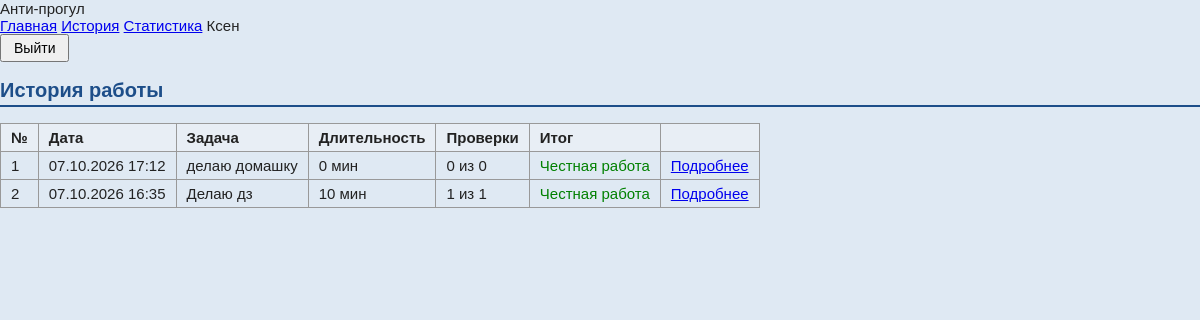
Page /history/ (signed in) on the committed database.
### tracker/models.py (models this page shows, shortened)
class WorkSession(models.Model):
    user = models.ForeignKey(User, on_delete=models.CASCADE, verbose_name='Пользователь')
    task = models.CharField('Чем занимаюсь', max_length=200)
    start_time = models.DateTimeField('Начало', default=timezone.now)
    end_time = models.DateTimeField('Конец', null=True, blank=True)
    is_active = models.BooleanField('Идёт сейчас', default=True)
    class Meta:
        verbose_name = 'Рабочая сессия'
        verbose_name_plural = 'Рабочие сессии'
        ordering = ['-start_time']
    def duration_minutes(self):
        end = self.end_time if self.end_time else timezone.now()
        seconds = (end - self.start_time).total_seconds()
        return int(seconds // 60)
    def passed_checks(self):
        return self.checks.filter(passed=True).count()
    def expected_checks(self):
        return self.duration_minutes() // settings.CHECK_INTERVAL_MINUTES
    def honest_percent(self):
        expected = self.expected_checks()
        if expected == 0:
            return 100
        percent = self.passed_checks() * 100 // expected
        if percent > 100:
            percent = 100
        return percent
    def status(self):
        if self.is_active:
            return 'Идёт'
        percent = self.honest_percent()
        if percent == 100:
            return 'Честная работа'
        elif percent >= 50:
            return 'Есть пропуски'
        else:
            return 'Прогул'

### tracker/views.py (the view)
# urls.py: path('history/', views.history, name='history'),
@login_required
def history(request):
    sessions = WorkSession.objects.filter(user=request.user)
    return render(request, 'tracker/history.html', {'sessions': sessions})

### tracker/templatetags/time_filters.py (called while the page is built)
@register.filter
def hours(minutes):
    minutes = int(minutes)
    h = minutes // 60
    m = minutes % 60
    if h == 0:
        return f'{m} мин'
    return f'{h} ч {m} мин'

### templates/tracker/history.html (shortened to what this page needs)
{% extends 'base.html' %}
{% load time_filters %}
{% block content %}
<div class="card">
    <h2>История работы</h2>
    {% if sessions %}
        <table>
            <tr>
                <th>№</th>
                <th>Дата</th>
                <th>Задача</th>
                <th>Длительность</th>
                <th>Проверки</th>
                <th>Итог</th>
                <th></th>
            </tr>
            {% for s in sessions %}
                <tr>
                    <td>{{ forloop.counter }}</td>
                    <td>{{ s.start_time|date:"d.m.Y H:i" }}</td>
                    <td>{{ s.task|truncatechars:30 }}</td>
                    <td>{{ s.duration_minutes|hours }}</td>
                    <td>{{ s.passed_checks }} из {{ s.expected_checks }}</td>
                    <td>
                        {% if s.status == 'Честная работа' %}
                            <span class="badge green">{{ s.status }}</span>
                        {% elif s.status == 'Прогул' %}
                            <span class="badge red">{{ s.status }}</span>
                        {% else %}
                            <span class="badge yellow">{{ s.status }}</span>
                        {% endif %}
                    </td>
                    <td><a href="{% url 'session_detail' s.id %}">Подробнее</a></td>
                </tr>
            {% endfor %}
        </table>
    {% else %}
        <p>Пока нет ни одной сессии. <a href="{% url 'home' %}">Начните работу!</a></p>
    {% endif %}
</div>
{% endblock %}

### templates/base.html (shortened to what this page needs)
{% load static %}
<!DOCTYPE html>
<html lang="ru">
<head>
    <link rel="stylesheet" href="{% static 'style.css' %}">
</head>
<body>
    <header>
        <div class="logo">Анти-прогул</div>
        {% if user.is_authenticated %}
            <nav>
                <a href="{% url 'home' %}">Главная</a>
                <a href="{% url 'history' %}">История</a>
                <a href="{% url 'stats' %}">Статистика</a>
                <span class="username">{{ user.username }}</span>
                <form action="{% url 'logout' %}" method="post" class="inline">
                    <button type="submit" class="link-btn">Выйти</button>
                </form>
            </nav>
        {% endif %}
    </header>
    <main>
        {% block content %}{% endblock %}
    </main>
</body>
</html>

### static/style.css (style rules this page uses)
body { font-family: Verdana, Arial, sans-serif; font-size: 15px; background-color: #dfe9f3; color: #222; margin: 0; }
h2 { color: #1d4e89; font-size: 20px; border-bottom: 2px solid #1d4e89; padding-bottom: 3px; }
table { border-collapse: collapse; margin: 10px 0; }
td, th { border: 1px solid #999; padding: 5px 10px; text-align: left; }
th { background-color: #e8eef5; }
button { padding: 4px 12px; font-size: 14px; cursor: pointer; }
.green { color: green; }

### rows in the picture
WorkSession: start_time "07.10.2026 17:12", task "делаю домашку", duration_minutes|hours "0 мин", passed_checks "0", expected_checks "0", status "Честная работа"
WorkSession: start_time "07.10.2026 16:35", task "Делаю дз", duration_minutes|hours "10 мин", passed_checks "1", expected_checks "1", status "Честная работа"

### other values in the picture
{{ user.username }} "Ксен"
